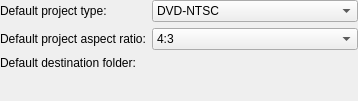
<?xml version="1.0" encoding="UTF-8"?>
<ui version="4.0">
 <class>KMFOptions</class>
 <widget class="QWidget" name="KMFOptions">
  <property name="geometry">
   <rect>
    <x>0</x>
    <y>0</y>
    <width>358</width>
    <height>101</height>
   </rect>
  </property>
  <property name="windowTitle">
   <string>KMediaFactory Settings</string>
  </property>
  <layout class="QFormLayout" name="formLayout">
   <property name="margin">
    <number>0</number>
   </property>
   <item row="0" column="0">
    <widget class="QLabel" name="typeLabel">
     <property name="text">
      <string>Default project type:</string>
     </property>
     <property name="wordWrap">
      <bool>false</bool>
     </property>
     <property name="buddy">
      <cstring>kcfg_DefaultProjectType</cstring>
     </property>
    </widget>
   </item>
   <item row="0" column="1">
    <widget class="KComboBox" name="kcfg_DefaultProjectType">
     <item>
      <property name="text">
       <string>DVD-NTSC</string>
      </property>
     </item>
     <item>
      <property name="text">
       <string>DVD-PAL</string>
      </property>
     </item>
    </widget>
   </item>
   <item row="1" column="0">
    <widget class="QLabel" name="aspectLabel">
     <property name="text">
      <string>Default project aspect ratio:</string>
     </property>
     <property name="wordWrap">
      <bool>false</bool>
     </property>
     <property name="buddy">
      <cstring>kcfg_DefaultAspectRatio</cstring>
     </property>
    </widget>
   </item>
   <item row="1" column="1">
    <widget class="KComboBox" name="kcfg_DefaultAspectRatio">
     <item>
      <property name="text">
       <string>4:3</string>
      </property>
     </item>
     <item>
      <property name="text">
       <string>16:9</string>
      </property>
     </item>
    </widget>
   </item>
   <item row="2" column="0">
    <widget class="QLabel" name="directoryLabel">
     <property name="text">
      <string>Default destination folder:</string>
     </property>
     <property name="wordWrap">
      <bool>false</bool>
     </property>
     <property name="buddy">
      <cstring>kcfg_DefaultProjectDirectory</cstring>
     </property>
    </widget>
   </item>
   <item row="2" column="1">
    <widget class="KUrlRequester" name="kcfg_DefaultProjectDirectory"/>
   </item>
  </layout>
 </widget>
 <layoutdefault spacing="6" margin="11"/>
 <layoutfunction spacing="KDialog::spacingHint" margin="KDialog::marginHint"/>
 <pixmapfunction>BTN_ICON</pixmapfunction>
 <customwidgets>
  <customwidget>
   <class>KUrlRequester</class>
   <extends>QFrame</extends>
   <header>kurlrequester.h</header>
   <container>1</container>
  </customwidget>
  <customwidget>
   <class>KComboBox</class>
   <extends>QComboBox</extends>
   <header>kcombobox.h</header>
  </customwidget>
 </customwidgets>
 <tabstops>
  <tabstop>kcfg_DefaultProjectType</tabstop>
  <tabstop>kcfg_DefaultAspectRatio</tabstop>
  <tabstop>kcfg_DefaultProjectDirectory</tabstop>
 </tabstops>
 <resources/>
 <connections/>
</ui>
